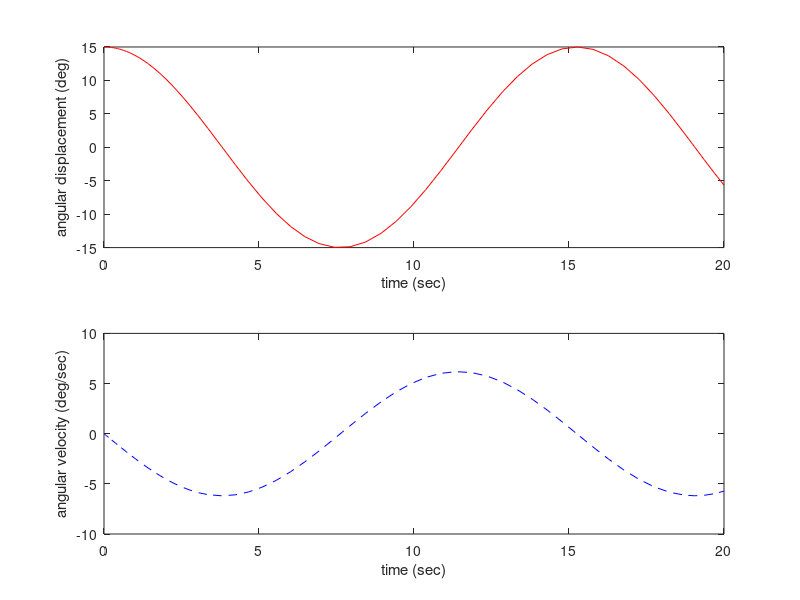

The MATLAB source for this figure:
% simPendulum
% Roger Chen
% 2026-06-15

clc
clear
close all

% Define values
m = 0.8;     % 0.8 kg mass
L = 1;       % 1 meter
g = 9.81;    % gravity

tfinal = 20; % 10 seconds
theta0 = 15;
w0 = 0;

% Simulate system (using ode45)
% define dynamics variable
dynamics = @(t, y) [y(2); (-(g / L) * sind(y(1)))];
[t_vec, theta_vec] = ode45(dynamics, [0 tfinal], [theta0; w0]);

subplot(2, 1, 1);
plot(t_vec, theta_vec(:,1), 'r-');
ylabel("angular displacement (deg)");
xlabel("time (sec)");

subplot(2, 1, 2);
plot(t_vec, theta_vec(:,2), 'b--');
ylabel("angular velocity (deg/sec)");
xlabel("time (sec)");
